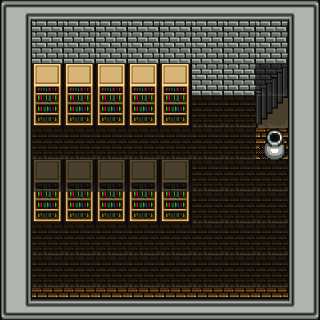

Below is a game level as drawn by its tile map, then a one-line description and the .tmx that defines it (tile-layer data replaced by summaries):
An orthogonal 10x10 tile map with 32x32 px tiles, 4 tile layers (Background, Middlegroud, Foreground, Walkabke) and 2 objects.

<map version="1.0" orientation="orthogonal" width="10" height="10" tilewidth="32" tileheight="32">
 <tileset firstgid="1" name="stordarth-tiles" tilewidth="32" tileheight="32">
  <image source="../image/stordarth-tiles.png" trans="000000" width="224" height="6415" />
 </tileset>
 <layer name="Background" width="10" height="10">
  <data>[100 cells, 100 non-empty, 2 distinct tile ids]</data>
 </layer>
 <layer name="Middlegroud" width="10" height="10">
  <data>[100 cells, 41 non-empty, 11 distinct tile ids]</data>
 </layer>
 <layer name="Foreground" width="10" height="10">
  <data>[100 cells, 18 non-empty, 3 distinct tile ids]</data>
 </layer>
 <layer name="Walkabke" width="10" height="10" opacity="0.69">
  <data>[100 cells, 38 non-empty, 1 distinct tile ids]</data>
 </layer>
 <objectgroup name="Meta" width="10" height="10">
  <object x="192" y="96" width="64" height="64">
   <properties>
    <property name="start" value="exit=basement" />
   </properties>
  </object>
  <object x="256" y="64" width="32" height="64">
   <properties>
    <property name="trigger" value="enter=Town1 exit=basement" />
   </properties>
  </object>
 </objectgroup>
</map>
